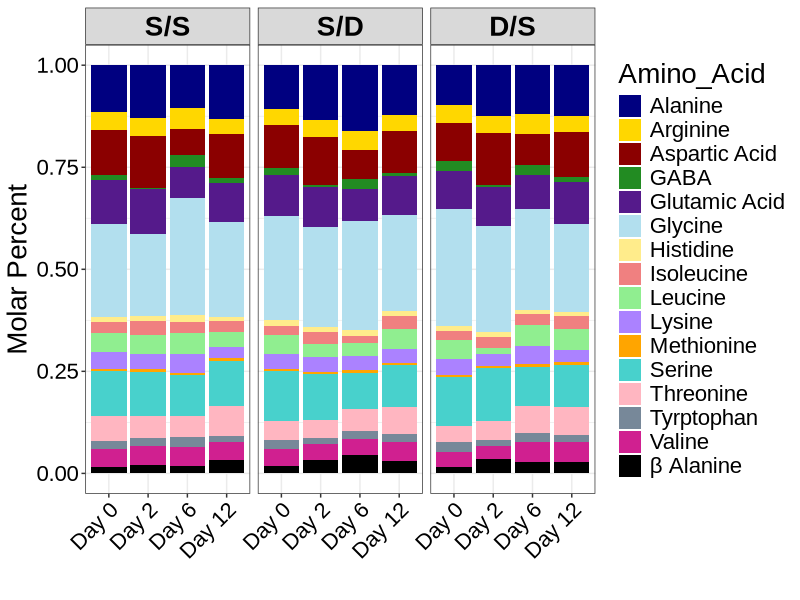
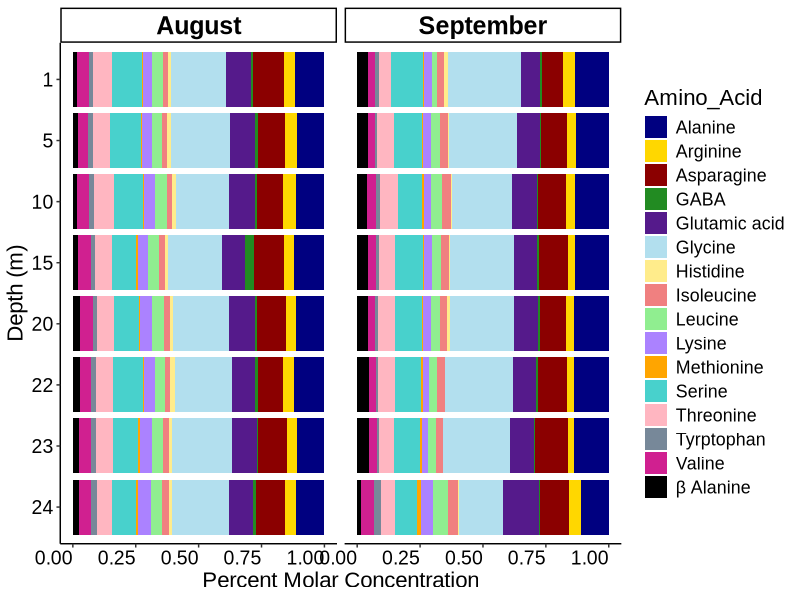
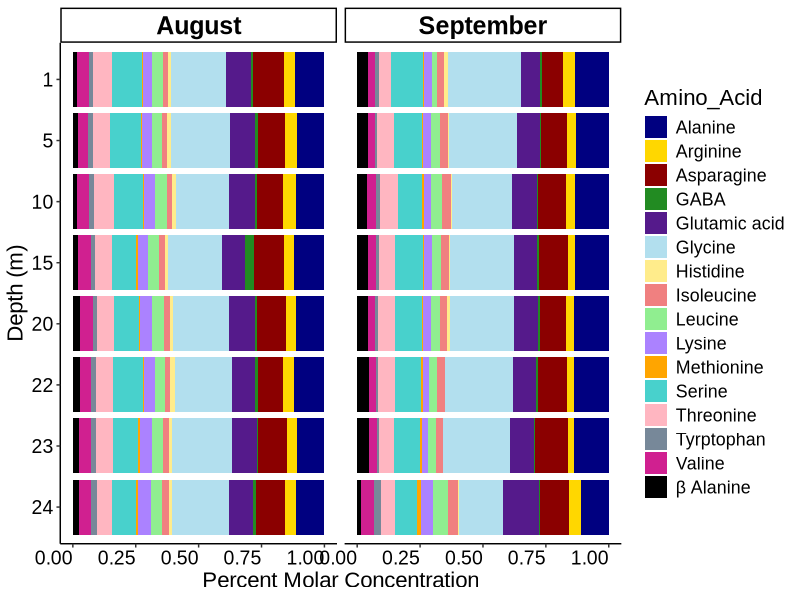

R code for these plots, in order:
library(tidyverse)
library(readr)
library(dplyr)
library(ggplot2)
setwd("/Users/rachelbiggs/Library/CloudStorage/Dropbox/DH DOM Manuscript/Manuscript 2023/DH36 R Plots/AA")

aa <- read.csv(file = "AA_plot2.csv", header = TRUE)

#Order the factors for Day
aa <- aa %>%
  arrange(Day2) %>%
  mutate(Day2 = factor(Day2, levels = c("Day 0", 
                                        "Day 2",
                                        "Day 6",
                                        "Day 12")))

#Order the factors for Treatment
aa <- aa %>%
  arrange(Treatment) %>%
  mutate(Treatment = factor(Treatment, levels = c("S/S", 
                                                  "S/D",
                                                  "D/S")))



## To display your custom color pallets remove  +
## scale_y_continuous(labels = scales::percent) from the ggplot command

## Set colours
aa_colour <-c("navy", "gold", "red4", "forestgreen", "purple4", "lightblue2", "lightgoldenrod1", "lightcoral", "lightgreen", "mediumpurple1", "orange", "mediumturquoise","lightpink","lightslategrey", "violetred", "black")

ggplot(data = aa) +
  geom_bar(aes(x = Day2, y = Conc, fill = Amino_Acid), stat = "Identity", position = "fill") +
  ylab("Molar Percent") + xlab("") +
  ## remove the grid background
  theme_bw() +
  ## increase font size, pick font, change font colour, change axis text angle and height and width adjustments
  theme(text = element_text(size=20, color = "black", family="Arial")) +
  theme(axis.text.x = element_text(color = "black", family="Arial", size = 16, angle = 45, hjust = 1, vjust = 1),
        axis.text.y = element_text(color = "black", family="Arial", size = 16)) +
  scale_fill_manual(values = aa_colour) + facet_grid(~Treatment) +
  theme(strip.text.x = element_text(color = "black", family="Arial",size = 20, face = "bold"))
aa

library(gridExtra)
library("ggpubr")

## Load the AA depth profile for DH36 and make Depth a factor
aa_profile <- read.csv(file = "AA_profile.csv", header = TRUE)
aa_profile$Depth <- as.factor(aa_profile$Depth)

##Order the factors for Depth
aa_profile <- aa_profile %>%
  arrange(Depth) %>%
  mutate(Depth = factor(Depth, levels = c("24", "23", "22", "20", "15", "10", "5", "1")))

## To display your custom color pallets remove  +
## scale_y_continuous(labels = scales::percent) from the ggplot command

## Set colours
aa_colour <-c("navy", "gold", "red4", "forestgreen", "purple4", "lightblue2", "lightgoldenrod1", "lightcoral", "lightgreen", "mediumpurple1", "orange", "mediumturquoise","lightpink","lightslategrey", "violetred", "black")

tdaa <- ggplot(data = aa_profile) +
  geom_bar(aes(x = Depth, y = Conc, fill = Amino_Acid), stat = "Identity", position = "fill") +
  ylab("Percent Molar Concentration") + xlab("Depth (m)") +
  ## remove the grid background
  theme_bw() +
  theme_classic() +
  ## increase font size, pick font, change font colour, change axis text angle and height and width adjustments
  theme(text = element_text(size=16, color = "black", family="Arial")) +
  theme(axis.text.x = element_text(color = "black", family="Arial", size = 14, angle = 0, hjust = 1, vjust = 1),
        axis.text.y = element_text(color = "black", family="Arial", size = 14)) +
  scale_fill_manual(values = aa_colour) + coord_flip() + facet_grid(~Month) +
  theme(strip.text.x = element_text(color = "black", family="Arial",size = 18, face = "bold"))
tdaa

ggsave("FigureS2.png", plot = tdaa, width = 10, height = 6, dpi = 300, units = "in")
